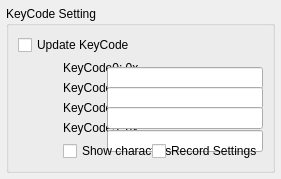
<?xml version="1.0" ?>
<ui version="4.0">
  <class>Dialog</class>
  <widget class="QDialog" name="Dialog">
    <property name="geometry">
      <rect>
        <x>0</x>
        <y>0</y>
        <width>281</width>
        <height>175</height>
      </rect>
    </property>
    <layout class="QGridLayout" name="outer_layout">
      <property name="leftMargin">
        <number>6</number>
      </property>
      <property name="topMargin">
        <number>6</number>
      </property>
      <property name="rightMargin">
        <number>6</number>
      </property>
      <property name="bottomMargin">
        <number>6</number>
      </property>
      <property name="spacing">
        <number>6</number>
      </property>
      <item row="0" column="0" colspan="2">
        <widget class="QGroupBox" name="IDC_GROUP_KEYCODE_SETTING">
          <property name="title">
            <string>KeyCode Setting</string>
          </property>
          <layout class="QGridLayout" name="layout_IDC_GROUP_KEYCODE_SETTING">
            <item row="0" column="0" colspan="3">
              <widget class="QCheckBox" name="IDC_CHECK_KEYCODE_UPDATE">
                <property name="text">
                  <string>Update KeyCode</string>
                </property>
              </widget>
            </item>
            <item row="1" column="1" colspan="2">
              <widget class="QLabel" name="IDC_STATIC_KEY0">
                <property name="text">
                  <string>KeyCode0: 0x</string>
                </property>
              </widget>
            </item>
            <item row="2" column="1" colspan="2">
              <widget class="QLabel" name="IDC_STATIC_KEY1">
                <property name="text">
                  <string>KeyCode1: 0x</string>
                </property>
              </widget>
            </item>
            <item row="3" column="1" colspan="2">
              <widget class="QLabel" name="IDC_STATIC_KEY2">
                <property name="text">
                  <string>KeyCode2: 0x</string>
                </property>
              </widget>
            </item>
            <item row="4" column="1" colspan="2">
              <widget class="QLabel" name="IDC_STATIC_KEY3">
                <property name="text">
                  <string>KeyCode3: 0x</string>
                </property>
              </widget>
            </item>
            <item row="1" column="2" rowspan="2" colspan="2">
              <widget class="QLineEdit" name="IDC_EDIT_KEYCODE0"/>
            </item>
            <item row="2" column="2" rowspan="2" colspan="2">
              <widget class="QLineEdit" name="IDC_EDIT_KEYCODE1"/>
            </item>
            <item row="3" column="2" rowspan="2" colspan="2">
              <widget class="QLineEdit" name="IDC_EDIT_KEYCODE2"/>
            </item>
            <item row="4" column="2" rowspan="2" colspan="2">
              <widget class="QLineEdit" name="IDC_EDIT_KEYCODE3"/>
            </item>
            <item row="5" column="1" colspan="3">
              <widget class="QCheckBox" name="IDC_CHECK_SHOW_PASSWORD">
                <property name="text">
                  <string>Show characters</string>
                </property>
              </widget>
            </item>
            <item row="5" column="3">
              <widget class="QCheckBox" name="IDC_CHECK_KEYCODE_RECORD">
                <property name="text">
                  <string>Record Settings</string>
                </property>
              </widget>
            </item>
          </layout>
        </widget>
      </item>
    </layout>
  </widget>
  <resources/>
  <connections/>
</ui>
